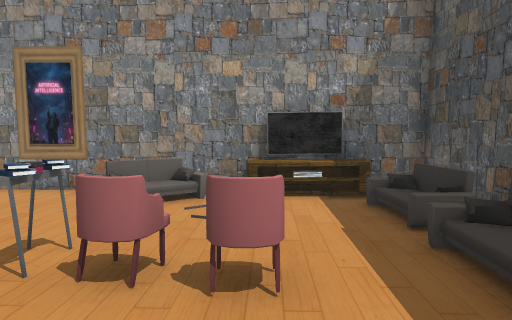
View 1 (above)

13 first-person views from a walk through a scene from a Unity 3-D project. The camera is 1.3 m above the floor, tilts 4° down and sees 70° across. The floor is counted in squares, 1 m on a side. Each view is taken from the middle of a square. On the plan, view 1 faces up. The plan holds only what a view shows up to about 15 squares ahead; the rest is blank. The player is left out. Some surface patterns are stand-ins.

View 2
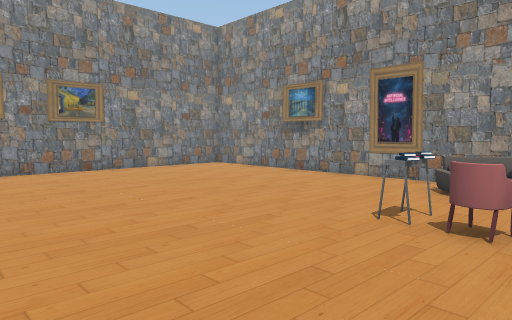

View 3
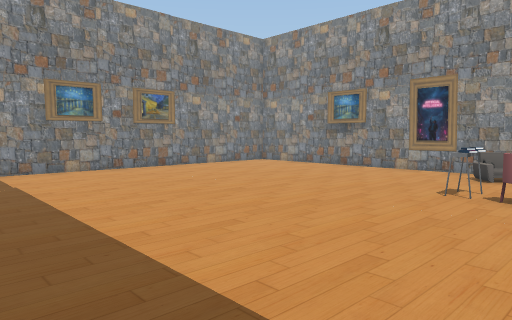

View 4
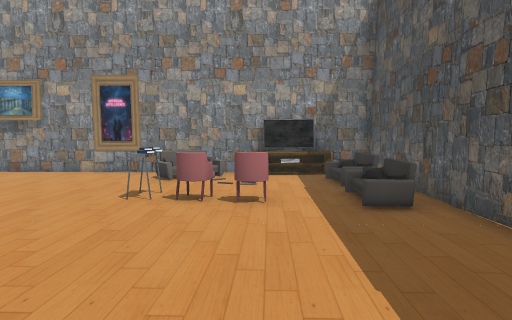

View 5
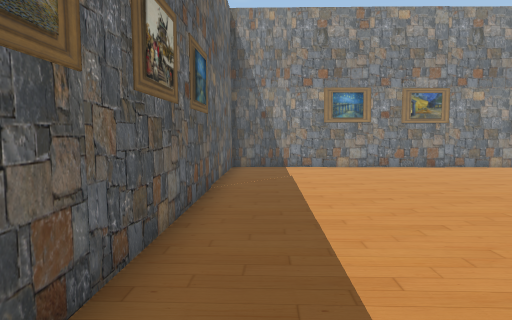

View 6
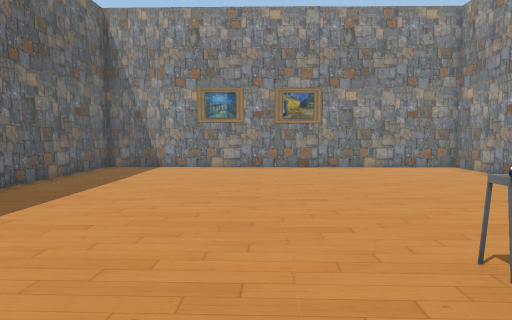

View 7
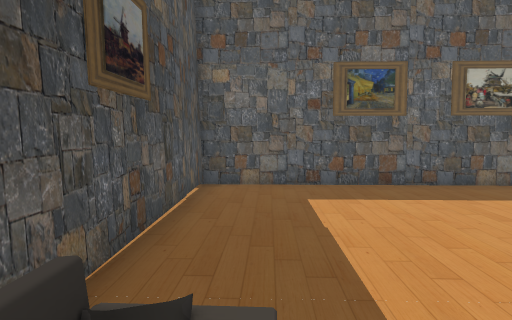

View 8
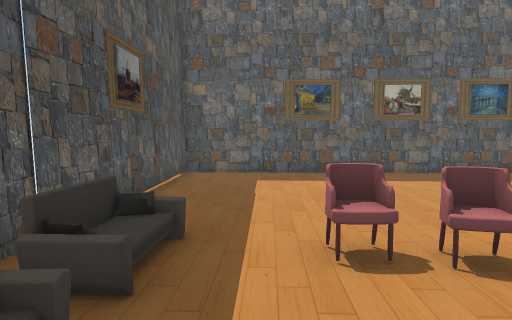

View 9
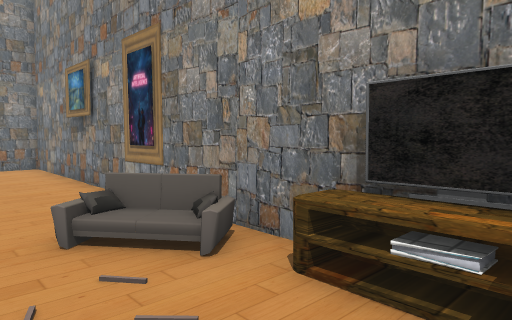

View 10
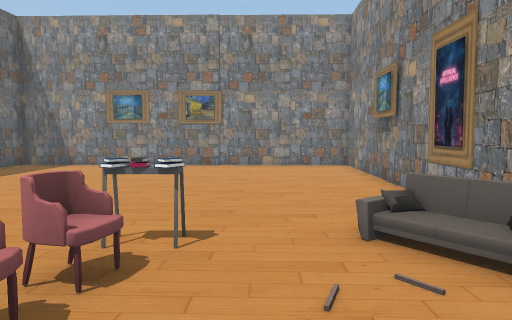

View 11
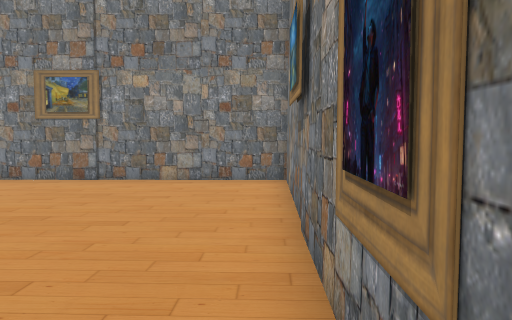

View 12
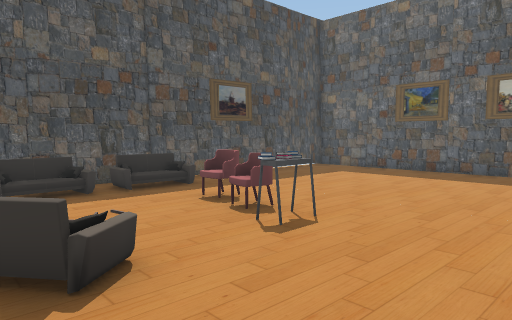

View 13
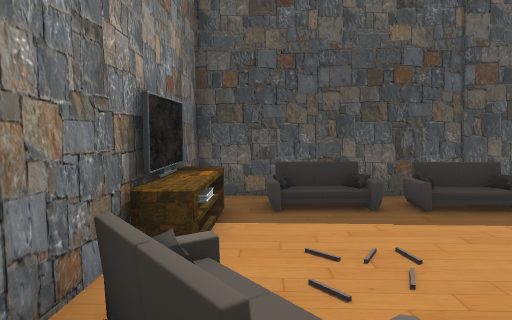

### Floor plan
Points are (right, up) in squares from view 1. A wall is a line through its corners. A room is listed if a view was taken in it or the views show most of it. See-through windows are left out.
Room 1 (views 1, 2, 3, 4, 5, 6, 7, 8, 9, 10, 11, 12, 13)
walls: (1, 8.4) (-13.3, 8.7) (-13.6, -4.9) (3.4, -5.5) (3.8, 8.4) (1.5, 8.4)
low walls: (0.6, 7.6) (-0.2, 7.6) (-0.2, 8.3); (0.6, 8.1) (0.1, 8.2) (0, 7.6); (2.2, 7.5) (2.2, 8.1) (1.5, 8.1); (2.3, 7.6) (1.4, 7.6)
objects: other object (-3, 7); other object (-2, 3) to (-2, 4); other object (0, 3); other object (1, 8); other object (3, 3); other object (3, 5)

Where each view was taken, in squares from view 1:
view 1: 0 up, 0 right, facing up
view 2: 2 down, 0 right, facing up-left
view 3: 5 down, 0 right, facing up-left
view 4: 4 down, 0 right, facing up
view 5: 4 down, 1 right, facing left
view 6: 1 up, 1 right, facing left
view 7: 4 up, 2 right, facing down
view 8: 7 up, 1 right, facing down
view 9: 5 up, 2 right, facing up-left
view 10: 5 up, 2 right, facing left
view 11: 8 up, 3 left, facing left
view 12: 8 up, 6 left, facing down-right
view 13: 7 up, 4 left, facing right
